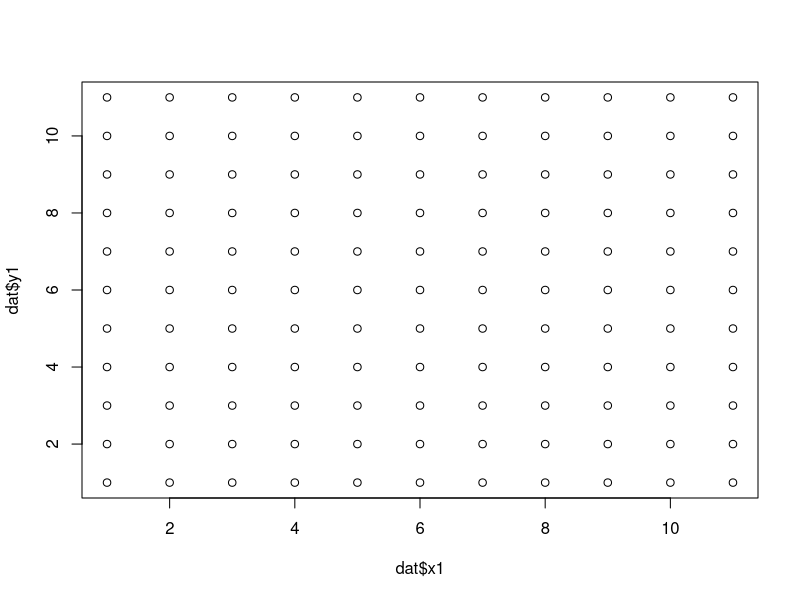

This chart was generated by the following R code: (Note: this script raises an error after producing the figure.)

#Creating a figure showing the experimental set up  

x1 <- as.vector(c(rep(1,11), rep(2,11), rep(3,11), rep(4,11), rep(5,11), rep(6,11), rep(7,11), rep(8,11), rep(9,11), rep(10,11), rep(11,11)))
y1 <- as.vector(rep(seq(1, 11, 1), 11))


x3 <- as.vector(c(rep(1,6), rep(3,6), rep(5,6), rep(7,6), rep(9,6), rep(11,6)))
y3 <- as.vector(rep(seq(1, 11, 2), 6))

dat <- as.data.frame(cbind(x1, y1))
dat2 <- data.frame(x3,y3)

plot(dat$x1, dat$y1)
plot(dat2$x2, dat2$y2)

plot(dat$x1, dat$y1, 
     pch = 19, xaxt = "n", yaxt = "n", xlab = "", ylab = "", frame.plot = F, cex = 1.2)
points(dat2$x3, dat2$y3, cex = 4.2)

axis(side = 1, line = 1, at = c(1,11), labels = c("", ""))
axis(side = 2, line = 1, at = c(1,11), labels = c("", ""))
title(ylab = "50 m ", line = 1.2, cex.lab = 1.2)
title(xlab = "50 m ", line = 1.2, cex.lab = 1.2)

axis(side = 3, line = 1, labels = c("0", "5", "10"))